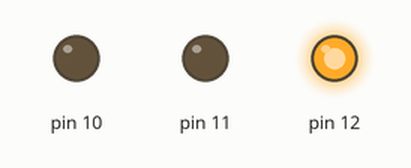
This sketch was run on a simulated Arduino Uno, built with avr-gcc and run on an emulated ATmega328P. Shown: output pins drawn as LEDs (lit = HIGH).

Above: at 0.05 s.
At 1.45 s:
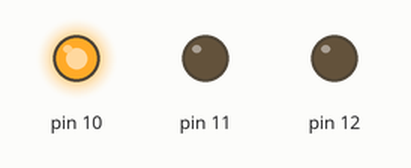
At 2.85 s:
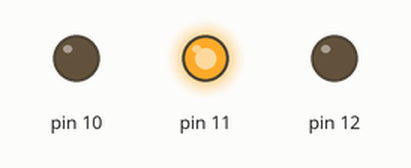
Timing chart, 0 to 3.1 s (numbered marks = the images above):
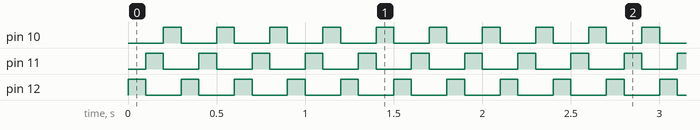

The sketch:

rgb.ino
```cpp
// C++ code
//
void setup()
{
  pinMode(12, OUTPUT);
  pinMode(11, OUTPUT);
  pinMode(10, OUTPUT);
}

void loop()
{
  digitalWrite(12, HIGH);
  digitalWrite(11, LOW);
  digitalWrite(10, LOW);
  delay(100);
  digitalWrite(12, LOW);
  digitalWrite(11, HIGH);
  digitalWrite(10, LOW);
  delay(100);
  digitalWrite(12, LOW);
  digitalWrite(10, HIGH);
  digitalWrite(11, LOW);
  delay(100);
}
```

Measured:
- by itself, pin 10–12: alternates HIGH for 0.10 s and LOW for 0.20 s
